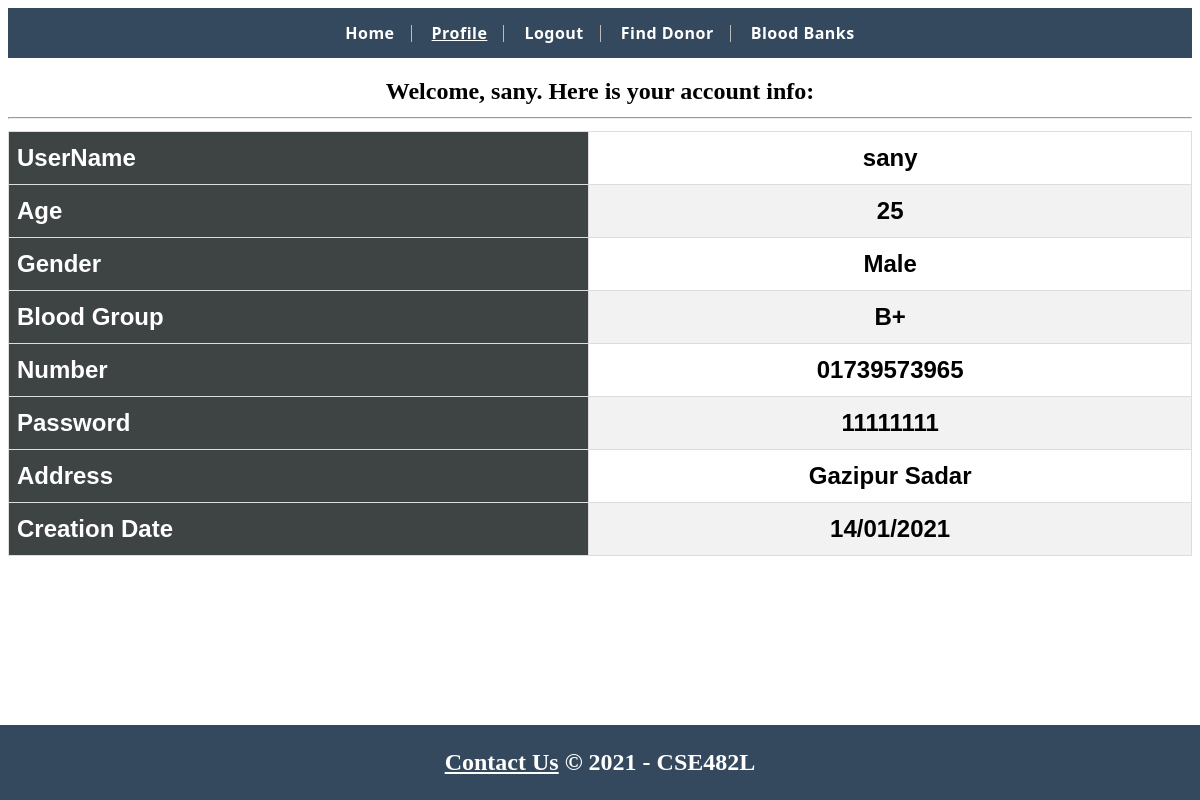
The page /profile.php (signed in) on the database its author committed.
### tables this page shows
CREATE TABLE `registration` (
  `Id` int(11) NOT NULL,
  `uname` varchar(45) NOT NULL,
  `age` varchar(45) NOT NULL,
  `gender` varchar(45) NOT NULL,
  `email` varchar(45) NOT NULL,
  `num` varchar(45) NOT NULL,
  `psw` varchar(45) NOT NULL,
  `blood_group` varchar(45) NOT NULL,
  `date_created` varchar(45) NOT NULL,
  `addr` varchar(45) NOT NULL
);

### profile.php (the view, shortened to what this page needs)
<!DOCTYPE html>
<html>
<head>
    <link rel="stylesheet" href="css/nav.css">
    <link rel="stylesheet" href="css/donor.css">
    <link rel="stylesheet" href="css/footer.css">
</head>
<body>
    <nav>
        <ul>
            <li><a href="index.php">Home</a></li>
<?php
          if($_SESSION['name']){
                ?>
                <li><a class="active" href="profile.php">Profile</a></li>
                <li><a  href="logout.php">Logout</a></li>
                <?php
            }  else{
                ?>
                <li><a class="active" href="login.php">Login</a></li>
                <?php
            }
            ?>
                <li><a href="donorList.php">Find Donor</a></li>
                <li><a href="bloodBanks.php">Blood Banks</a></li>
        </ul>
    </nav>
    <?php
echo "<h2 style='text-align:center;padding-bottom:5px;'>Welcome, {$_SESSION['name']}. Here is your account info: </th> <hr>";
?>
<table id='donor'>
<?php
$uname = $_SESSION['name'];
$conn = mysqli_connect("localhost", "root", "", "vbb");
$sql = "SELECT * FROM registration WHERE uname = '$uname'";
$result = $conn->query($sql);
if ($result->num_rows > 0) {
while($row = $result->fetch_assoc()) {
        echo "<tr>";
        echo"<th>UserName</th>";
        echo "<td>".$row['uname']."</td>";
        echo "</tr>";
        echo "<tr>";
        echo"<th>Age</th>";
        echo "<td>".$row['age']."</td>";
        echo "</tr>";
        echo "<tr>";
        echo"<th>Gender</th>";
        echo "<td>".$row['gender']."</td>";
        echo "</tr>";
        echo "<tr>";
        echo"<th>Blood Group</th>";
        echo "<td>".$row['blood_group']."</td>";
        echo "</tr>";
        echo "<tr>";
        echo"<th>Number</th>";
        echo "<td>".$row['num']."</td>";
        echo "</tr>";
        echo "<tr>";
        echo"<th>Password</th>";
        echo "<td>".$row['psw']."</td>";
        echo "</tr>";
        echo "<tr>";
        echo"<th>Address</th>";
        echo "<td>".$row['addr']."</td>";
        echo "</tr>";
        echo "<tr>";
        echo"<th>Creation Date</th>";
        echo "<td>".$row['date_created']."</td>";
        echo "</tr>";
        }
        echo "</table>";
}
?>
    <div class="footer">
        <p class="p"><a href="contactUs.php">Contact Us</a> &#169; 2021 - CSE482L	</p>
    </div>
</body>
</html>
    </body>
</head>

### css/nav.css (style rules this page uses)
ul { list-style-type: none; margin: 0; padding: 0; overflow: hidden; background-color: #34495e; text-align: center; }
li { display: inline; border-right: 1px solid #bbb; }
li a { display: inline-block; color: white; text-align: center; padding: 14px 16px; text-decoration: none; font-family: 'Segoe UI', Tahoma, Verdana, sans-serif; font-weight: bold; letter-spacing: .5px; }
li:last-child { border-right: none; }
.active { text-decoration: underline; }

### css/donor.css (style rules this page uses)
#donor { font-family: Arial, Helvetica, sans-serif; border-collapse: collapse; width: 100%; }
td, th { border: 1px solid #ddd; padding: 8px; }
tr:nth-child(even) { background-color: #f2f2f2; }
th { padding-top: 12px; padding-bottom: 12px; text-align: left; background-color: #3e4444; color: white; }

### css/footer.css (style rules this page uses)
.footer { position: fixed; left: 0; bottom: 0; width: 100%; background-color: #34495e; text-align: center; }
a { text-decoration: underline; color: white; }
.p { color: white; }

### rows shown on the page
registration: uname "sany", age "25", gender "Male", blood_group "B+", num "01739573965", psw "11111111", addr "Gazipur Sadar", date_created "14/01/2021"

### other values the page prints
$_SESSION['name'] "sany"
